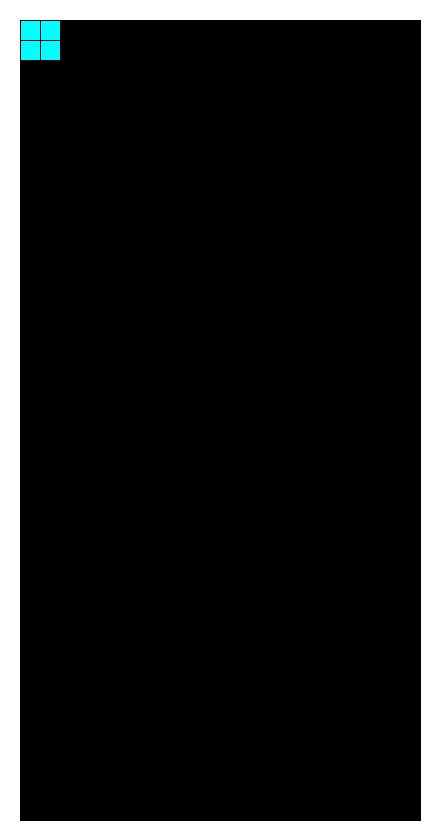
Frame 1 (no input)
Frame 60 (the mouse pressed at the canvas centre just before this capture): identical to frame 1, image omitted
Frame 120 (the mouse held since frame 60 and released just before this capture): identical to frame 1, image omitted

The Processing sketch that drew this single still picture (run headless with seeded random() and noise(); from frame 60 on, the mouse is pressed at the canvas centre):

// Processing sketch: Tetris
// ── Tetris.pde
final color
  COL_BG = color(255),
  COL_T = color(0,255,255);

color[] grid = new color[10*20];
int 
  gridWidth = 10,
  score = 0,
  currentPosition = 4, //for demonstration
  currentRotation = 0;
char currentShape;
Tetromino tetromino;


void setup() {
  size(440,840);
  //noStroke();
  
  tetromino = new Tetromino(gridWidth);
  currentShape = tetromino.randomShape();
  
  drawTetromino();
}

void draw() {
  background(255);
  
  drawGrid();
  drawScore();
  
}

void drawGrid() {
  //draw each square as 20x20px 
  for(int n=0;n<grid.length;n++) {
    int _x = 20+((n%gridWidth)*20);
    int _y = 20+(floor(n/gridWidth)*20);
    fill(grid[n]);
    rect(_x,_y,_x+20,_y+20);
  }
}

void drawScore() {
  //draw "Score: "+score
}

void drawTetromino() {
  //draws the L first roation
  for(int n : tetromino.getShape(currentShape)[currentRotation]) {
    grid[n] = COL_T;
  }
}
void undrawTetromino() {
  for(int n : tetromino.L[currentRotation]) {
    grid[n] = COL_BG;
  }
}

// ── Tetromino.pde
class Tetromino {
  int _width;

  public int[][] L, Z, T, O, I;
  
  
  public Tetromino(int w) {
    _width = w;
    
    buildL();
    buildZ();
    buildT();
    buildO();
    buildI();
  }
  public int[][] getShape(char s) {
    switch(s){
      case 'L':
        return L;
      case 'Z':
        return Z;
      case 'T':
        return T;
      case 'O':
        return O;
      case 'I':
        return I;
      default:
        return null;
    }
  }
  public char randomShape() {
    int n = floor((random(5)));
    switch(n){
      case 0:
        return 'L';
      case 1:
        return 'Z';
      case 2:
        return 'T';
      case 3:
        return 'O';
      case 4:
      default:
        return 'I';
    }
  }
  
  void buildL() {
    int[][] _l = {
      {1, _width+1, _width*2+1, 2},
      {_width, _width+1, _width*2+1, _width*2},
      {1, _width+1, _width*2+1, _width*2},
      {_width, _width*2, _width*2+1, _width*2+2}
    };
    L = _l;
  }
  void buildZ() {
    int[][] _z = {
      {0, _width, _width+1, _width*2+1},
      {_width+1, _width+2, _width*2, _width*2+1},
      {0, _width, _width+1, _width*2+1},
      {_width+1, _width+2, _width*2, _width*2+1}
    };
    Z = _z;
  }
  void buildT() {
    int[][] _t = {
      {1, _width, _width+1, _width+2},
      {1, _width+1, _width+2, _width*2+1},
      {_width, _width+1, _width+2, _width*2+1},
      {1, _width, _width+1, _width*2+1}
    };
    T = _t;
  }
  void buildO() {
    int[][] _o = {
      {0, 1, _width, _width+1},
      {0, 1, _width, _width+1},
      {0, 1, _width, _width+1},
      {0, 1, _width, _width+1}
    };
    O = _o;
  }
  void buildI() {
    int[][] _i = {
      {1, _width+1, _width*2+1, _width*3+1},
      {_width, _width+1, _width+2, _width+3},
      {1, _width+1, _width*2+1, _width*3+1},
      {_width, _width+1, _width+2, _width+3}
    };
    I = _i;
  }
}
